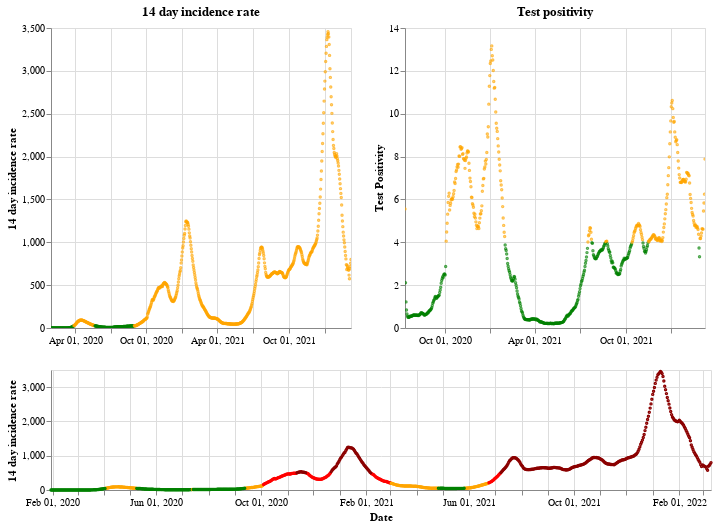

The notebook cell this image was saved under:
### Markdown cell above
## England

### Code cell
plot_traffic_light('England')

### Figure 1 — Vega-Lite specification as saved in the notebook (floating-point values rounded to 4 significant figures; data arrays with more than 128 entries replaced by an {"elided": "..."} marker saying what was removed)
{"config": {"view": {"continuousWidth": 400, "continuousHeight": 300}}, "vconcat": [{"hconcat": [{"mark": {"type": "point", "size": 2}, "encoding": {"color": {"condition": {"value": "green", "test": "(datum.twoWeeklyCasesRate <= 25)"}, "value": "orange"}, "tooltip": [{"type": "nominal", "field": "areaName"}, {"type": "temporal", "field": "date"}, {"type": "quantitative", "field": "twoWeeklyCasesRate"}, {"type": "quantitative", "field": "testPositivity"}], "x": {"type": "temporal", "axis": {"title": ""}, "field": "date", "scale": {"domain": {"selection": "DateBrush"}}, "timeUnit": "yearmonthdate"}, "y": {"type": "quantitative", "axis": {"title": "14 day incidence rate"}, "field": "twoWeeklyCasesRate"}}, "title": "14 day incidence rate", "width": 300}, {"mark": {"type": "point", "size": 2}, "encoding": {"color": {"condition": {"value": "green", "test": "(datum.testPositivity <= 4)"}, "value": "orange"}, "tooltip": [{"type": "nominal", "field": "areaName"}, {"type": "temporal", "field": "date"}, {"type": "quantitative", "field": "twoWeeklyCasesRate"}, {"type": "quantitative", "field": "testPositivity"}], "x": {"type": "temporal", "axis": {"title": ""}, "field": "date", "scale": {"domain": {"selection": "DateBrush"}}, "timeUnit": "yearmonthdate"}, "y": {"type": "quantitative", "axis": {"title": "Test Positivity"}, "field": "testPositivity"}}, "title": "Test positivity", "width": 300}]}, {"layer": [{"mark": {"type": "point", "size": 2}, "encoding": {"color": {"condition": {"value": "orange", "test": "(((datum.testPositivity < 4) && (datum.twoWeeklyCasesRate >= 50)) && (datum.twoWeeklyCasesRate < 200))"}, "value": "red"}, "opacity": {"condition": {"value": 1, "test": "((datum.twoWeeklyCasesRate >= 50) && (datum.twoWeeklyCasesRate < 500))"}, "value": 0}, "tooltip": [{"type": "nominal", "field": "areaName"}, {"type": "temporal", "field": "date"}, {"type": "quantitative", "field": "twoWeeklyCasesRate"}, {"type": "quantitative", "field": "testPositivity"}], "x": {"type": "temporal", "axis": {"title": "Date"}, "field": "date", "timeUnit": "yearmonthdate"}, "y": {"type": "quantitative", "axis": {"title": "14 day incidence rate"}, "field": "twoWeeklyCasesRate"}}, "selection": {"DateBrush": {"type": "interval", "encodings": ["x"], "fields": ["Time"]}}}, {"mark": {"type": "point", "size": 2}, "encoding": {"color": {"value": "darkred"}, "opacity": {"condition": {"value": 1, "test": "(datum.twoWeeklyCasesRate >= 500)"}, "value": 0}, "tooltip": [{"type": "nominal", "field": "areaName"}, {"type": "temporal", "field": "date"}, {"type": "quantitative", "field": "twoWeeklyCasesRate"}, {"type": "quantitative", "field": "testPositivity"}], "x": {"type": "temporal", "axis": {"title": "Date"}, "field": "date", "timeUnit": "yearmonthdate"}, "y": {"type": "quantitative", "axis": {"title": "14 day incidence rate"}, "field": "twoWeeklyCasesRate"}}}, {"mark": {"type": "point", "size": 2}, "encoding": {"color": {"condition": {"value": "green", "test": "((datum.testPositivity < 4) && (datum.twoWeeklyCasesRate < 50))"}, "value": "orange"}, "opacity": {"condition": {"value": 1, "test": "(datum.twoWeeklyCasesRate < 50)"}, "value": 0}, "tooltip": [{"type": "nominal", "field": "areaName"}, {"type": "temporal", "field": "date"}, {"type": "quantitative", "field": "twoWeeklyCasesRate"}, {"type": "quantitative", "field": "testPositivity"}], "x": {"type": "temporal", "axis": {"title": "Date"}, "field": "date", "timeUnit": "yearmonthdate"}, "y": {"type": "quantitative", "axis": {"title": "14 day incidence rate"}, "field": "twoWeeklyCasesRate"}}}], "height": 120, "width": 660}], "data": {"name": "data-74e23ff63521ca2a5b05de8a9d6b6ec8"}, "$schema": "https://vega.github.io/schema/vega-lite/v4.8.1.json", "datasets": {"data-74e23ff63521ca2a5b05de8a9d6b6ec8": {"elided": "771 records"}}}
